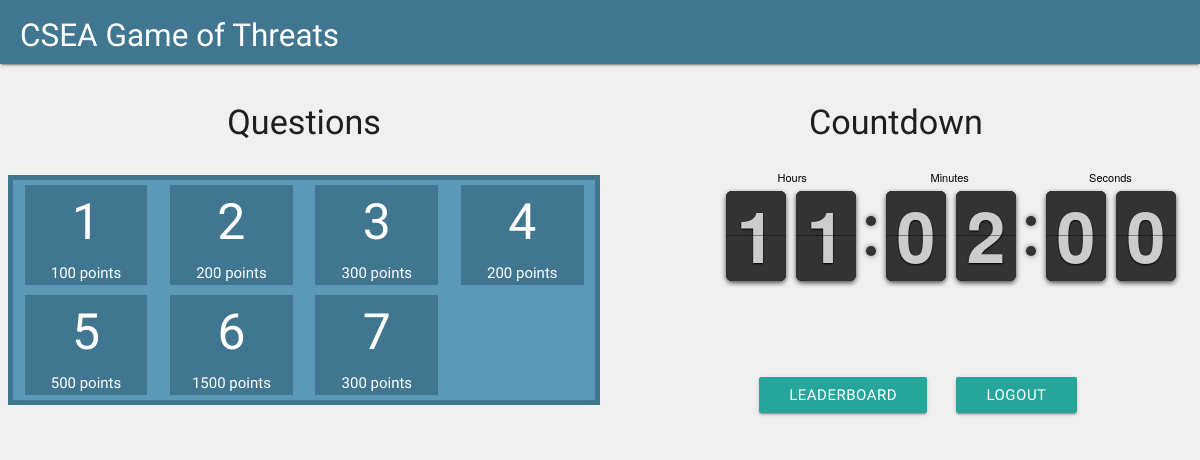
The page /contest/ (signed in) on the database its author committed.
### contest/models.py (models this page shows)
class Question(models.Model):
	question = models.TextField(null = False)
	answer = models.CharField(max_length = 100, null = False)
	points = models.IntegerField(null = False)

### contest/views.py (the view)
def main(request):
	if request.user.is_authenticated:
		template = loader.get_template('main.html')
		context = {'questions' : Question.objects.all()}
		return HttpResponse(template.render(context, request))
	else:
		return redirect('/contest/login')

### contest/templates/main.html (shortened to what this page needs)
{% extends "base.html" %}
{% load static %}
{% block content %}
<br>
<div class="row">
	<div class="col s12 m6 l6">
		<div class="row center">
			<h4>Questions</h4>
		</div>
		<div class="row" style="border: 5px solid rgb(65, 118, 144); background: rgb(92, 153, 182);">
			{% for question in questions %}
				<div class="col s3 l3 m3" style="margin-top: 5px; margin-bottom: 5px;">
					<a href="/contest/question/{{ question.id }}">
						<div style="height: 100px; background: rgb(65, 118, 144); display: flex; flex-direction: column; color: white;">
							<div style="display: block; height: 100px; font-size: 50px; text-align: center;">{{ forloop.counter }}
							</div>
							<div style="display: block; padding: 2px; text-align: center;">{{ question.points }} points
							</div>
						</div>
					</a>
				</div>
			{% endfor %}
		</div>
	</div>
	<div class="col s12 m6 l6">
		<div class="row center">
			<h4>Countdown</h4>
		</div>
		<div class="row">
			<div class="col s10 m10 l10 offset-s2 offset-m2 offset-l2">
				<div id="clock"></div>
			</div>
		</div>
		<div class="row" style="margin-top: 80px">
			<div class="col s4 m4 l14 offset-s3 offset-m3 offset-l3">
				<a href="/contest/leaderboard/" class="btn">Leaderboard</a>
			</div>
			<div class="col s4 m4 l14">
				<a href="/contest/logout/" class="btn">Logout</a>
			</div>
		</div>
	</div>
</div>
<link rel="stylesheet" href="{% static 'css/flipclock.css' %}" />
{% endblock %}

### ss/css/style.css (style rules this page uses)
body { background-color: #fcfcfc; }

### ss/css/flipclock.css (style rules this page uses)
.flip-clock-wrapper { font: normal 11px "Helvetica Neue", Helvetica, sans-serif; -webkit-user-select: none; }
.flip-clock-wrapper { text-align: center; position: relative; width: 100%; margin: 1em; }
.flip-clock-wrapper:before, .flip-clock-wrapper:after { content: " "; display: table; }
.flip-clock-wrapper:after { clear: both; }

### contest/templates/base.html (style rules this page uses)
body { background: rgb(240, 240, 240); }

### rows shown on the page
Question: points "100"
Question: points "200"
Question: points "300"
Question: points "200"
Question: points "500"
Question: points "1500"
Question: points "300"
